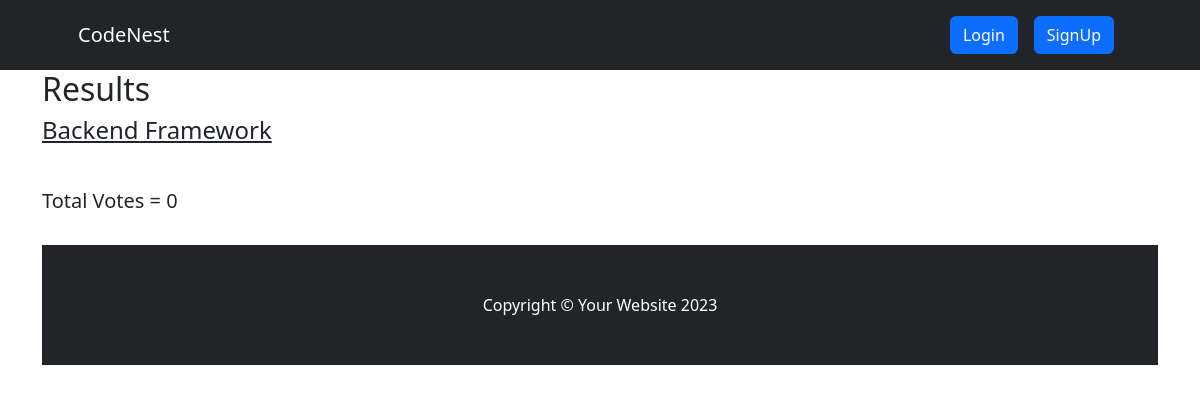
Page /result/backend-framework on the earlier database version.
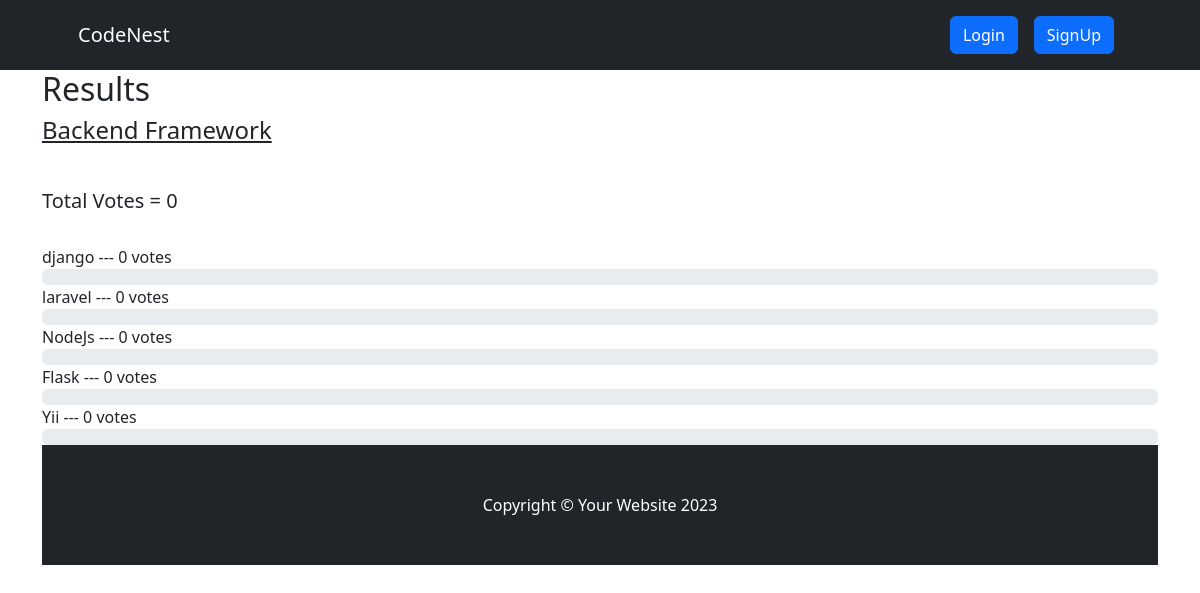
Same page on the later database version.
### voteapp/models.py (models this page shows, shortened)
class CategoryItem(models.Model):
    title = models.CharField(max_length=200)
    total_vote = models.IntegerField(default=0)
    category = models.ForeignKey(Category, on_delete=models.CASCADE, related_name="items")
    voters = models.ManyToManyField(User, blank=True)
    @property
    def percentage_vote(self):
        category_votes = self.category.total_vote
        item_votes = self.total_vote
        if category_votes == 0:
            vote_in_percentage = 0
        else:
            vote_in_percentage = (item_votes/category_votes) * 100
        return vote_in_percentage

### voteapp/views.py (the view)
# urls.py: path("result/<str:slug>", views.result, name="result"),
def result(request, slug):
    category = Category.objects.get(slug=slug)
    items = CategoryItem.objects.filter(category=category)
    context = {"category": category, "items": items}
    return render(request, "result.html", context)

### voteapp/templatetags/custom_filters.py (called while the page is built)
@register.filter(name="has_voted")
def has_voted(user, voters):
    return any(user.id== voter.id for voter in voters)

### voteapp/templates/result.html (shortened to what this page needs)
{% extends 'base.html' %}
{% block content %}
  {% load humanize %}
{% load custom_filters %}
<div class="container result-container">
    <div class="sub-container">
      <h2>Results</h2>
      <h4>{{category.title}}</h4>
      <br>
      <h5>Total Votes = {{category.total_vote}}</h5>
      <br />
      {% for item in items  %}
       {% if request.user|has_voted:item.voters.all %}
      <small>{{item.title}}</strong> --- {{item.total_vote}} vote{{item.total_vote | pluralize:",s"}} ---  <strong>[voted]</strong> </small>
      <div class="progressContainer">
        <div class="progress">
          <div
            class="progress-bar"
            role="progressbar"
            aria-label="Example with label"
            style="width:{{item.percentage_vote | floatformat:2}}%;"
            aria-valuenow="25"
            aria-valuemin="0"
            aria-valuemax="100"
          >
          {{item.percentage_vote | floatformat:2}}%
          </div>
        </div>
      </div>
      <br>
       {% else %}
       <small>{{item.title}}</strong> --- {{item.total_vote}} vote{{item.total_vote | pluralize:",s"}} </small>
      <div class="progressContainer">
        <div class="progress">
        </div>
      </div>
      {% endif %}
      {%endfor%}
      {% endblock content%}

Differences in the rows shown:
added CategoryItem: title "django", total_vote "0", total_vote|pluralize "s"
added CategoryItem: title "laravel", total_vote "0", total_vote|pluralize "s"
added CategoryItem: title "NodeJs", total_vote "0", total_vote|pluralize "s"
added CategoryItem: title "Flask", total_vote "0", total_vote|pluralize "s"
added CategoryItem: title "Yii", total_vote "0", total_vote|pluralize "s"
